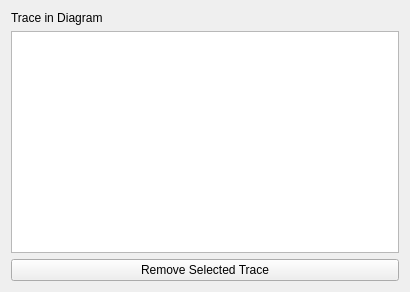
<?xml version="1.0" encoding="UTF-8"?>
<ui version="4.0">
 <class>DiagramRemoveTrace</class>
 <widget class="QWidget" name="DiagramRemoveTrace">
  <property name="geometry">
   <rect>
    <x>0</x>
    <y>0</y>
    <width>410</width>
    <height>292</height>
   </rect>
  </property>
  <property name="windowTitle">
   <string>Remove Trace From Diagram</string>
  </property>
  <layout class="QVBoxLayout" name="verticalLayout_3">
   <item>
    <layout class="QVBoxLayout" name="verticalLayout">
     <item>
      <layout class="QVBoxLayout" name="verticalLayout_2">
       <item>
        <widget class="QLabel" name="label">
         <property name="text">
          <string>Trace in Diagram</string>
         </property>
        </widget>
       </item>
       <item>
        <widget class="QListWidget" name="lwTraces"/>
       </item>
       <item>
        <widget class="QPushButton" name="pbRemove">
         <property name="text">
          <string>Remove Selected Trace</string>
         </property>
        </widget>
       </item>
      </layout>
     </item>
    </layout>
   </item>
  </layout>
 </widget>
 <resources/>
 <connections/>
</ui>
